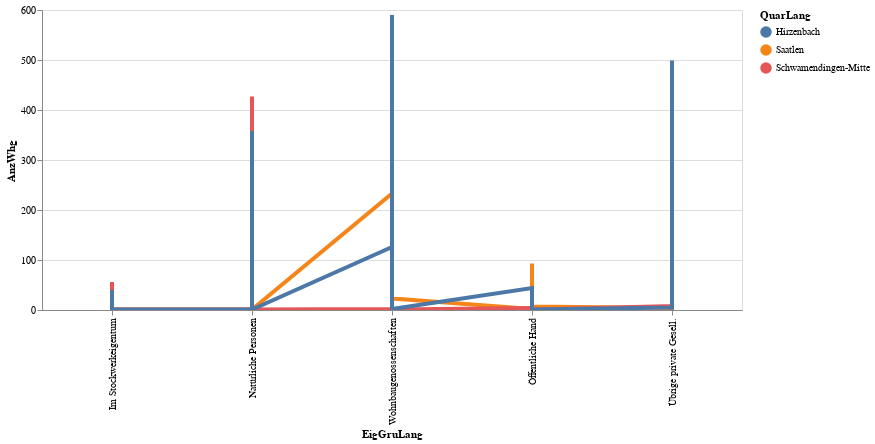

This figure's notebook cell:
### Code cell
# df_statzonen = df_statzonen[(df_statzonen.knr>0) & (df_statzonen.qname!="Hirslanden")]

highlight = alt.selection(type='single', on='mouseover',
                          fields=['QuarLang'], nearest=True)
#x='date:StichtagDatJahr',
base = alt.Chart(mySelection).encode(
    x='EigGruLang',
    y='AnzWhg',
    color='QuarLang'
)

points = base.mark_circle().encode(
    opacity=alt.value(0)
).add_selection(
    highlight
).properties(
    width=700 , height=300
)
lines = base.mark_line().encode(
    size=alt.condition(~highlight, alt.value(1.5), alt.value(4))
).interactive()

points + lines

### Figure 1 — Vega-Lite specification as saved in the notebook (floating-point values rounded to 4 significant figures; data arrays with more than 128 entries replaced by an {"elided": "..."} marker saying what was removed)
{"config": {"view": {"continuousWidth": 400, "continuousHeight": 300}}, "layer": [{"mark": "circle", "encoding": {"color": {"type": "nominal", "field": "QuarLang"}, "opacity": {"value": 0}, "x": {"type": "nominal", "field": "EigGruLang"}, "y": {"type": "quantitative", "field": "AnzWhg"}}, "height": 300, "selection": {"selector001": {"type": "single", "on": "mouseover", "fields": ["QuarLang"], "nearest": true}}, "width": 700}, {"mark": "line", "encoding": {"color": {"type": "nominal", "field": "QuarLang"}, "size": {"condition": {"value": 1.5, "selection": {"not": "selector001"}}, "value": 4}, "x": {"type": "nominal", "field": "EigGruLang"}, "y": {"type": "quantitative", "field": "AnzWhg"}}, "selection": {"selector002": {"type": "interval", "bind": "scales", "encodings": ["x", "y"]}}}], "data": {"name": "data-4c2f95702c5ddf22c65258e014392d8d"}, "$schema": "https://vega.github.io/schema/vega-lite/v4.8.1.json", "datasets": {"data-4c2f95702c5ddf22c65258e014392d8d": {"elided": "400 records"}}}
